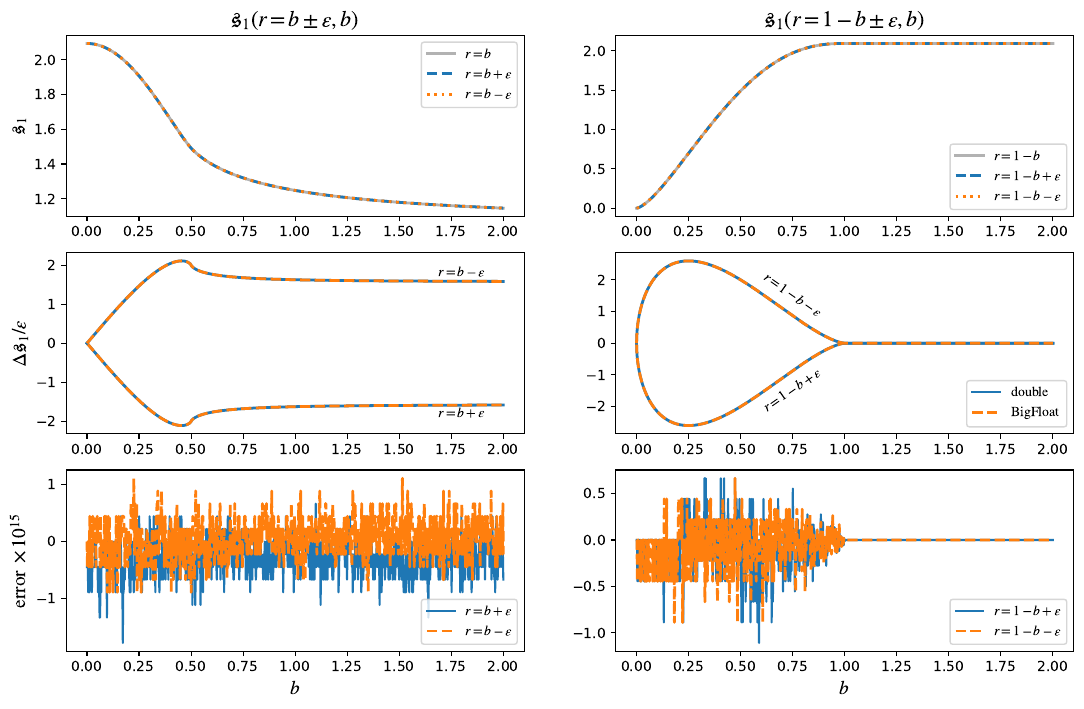

Reproduce this figure in Julia.
# Uses new formulation from limbdark paper.

#include("s2_stable.jl")
include("../../../src/s2.jl")

s2diff(b,r) = s2(r,b)-convert(Float64,s2(big(r),big(b)))

# Run some tests:

using PyPlot

nb = 1024; nr = 1024
fig,axes = subplots(3,2, figsize=(9, 10))

# Compute r = b+-\epsilon
epsilon = 1e-8
fepsp= zeros(Float64,nb)
fepsbigp= zeros(Float64,nb)
fepsm= zeros(Float64,nb)
fepsbigm= zeros(Float64,nb)
b=range(epsilon,stop=2.0,length=nr)
for ib=1:nb
  fepsbigp[ib] = float(s2(big(b[ib]+epsilon),big(b[ib])))
  fepsp[ib] = float(s2(b[ib]+epsilon,b[ib]))
  fepsbigm[ib] = float(s2(big(b[ib]-epsilon),big(b[ib])))
  fepsm[ib] = float(s2(b[ib]-epsilon,b[ib]))
end

ax = axes[1]
ax[:plot](b,s2.(b,b),"-", lw=2,color="k",alpha=0.3)
ax[:plot](b,fepsp,"--", lw=2,color="C0")
ax[:plot](b,fepsm,":", lw=2,color="C1")
ax[:set_ylabel](L"$S_1$", fontsize=14)
ax[:set_title](L"$S_1(r = b \pm \epsilon)$", fontsize=16)

ax = axes[2]
ax[:plot](b,(fepsp-s2.(b,b))/epsilon,lw=2,color="C0")
ax[:plot](b,(fepsbigp-s2.(b,b))/epsilon,linewidth=2,linestyle="--", color="C1")
ax[:plot](b,(fepsm-s2.(b,b))/epsilon,lw=2,color="C0")
ax[:plot](b,(fepsbigm-s2.(b,b))/epsilon,linewidth=2,linestyle="--",color="C1")
ax[:set_ylabel](L"$\Delta S_1 / \epsilon$", fontsize=14)

ax[:annotate](L"$r - \epsilon$", xy=(1.8, 1.8), xycoords="data",
              xytext=(0, 0), textcoords="offset points",
              ha="center", va="center", rotation=0)

ax[:annotate](L"$r + \epsilon$", xy=(1.8, -1.8), xycoords="data",
              xytext=(0, 0), textcoords="offset points",
              ha="center", va="center", rotation=0)

ax = axes[3]
ax[:plot](b,1e15 * s2diff.(b,b .+ epsilon))
ax[:plot](b,1e15 * s2diff.(b,b .- epsilon),linewidth=2,linestyle="--")
ax[:set_ylabel](L"$\mathrm{error}\ \times 10^{15}$", fontsize=14)
ax[:set_xlabel](L"$b$", fontsize=14)

# Compute b+r = 1+-\epsilon
epsilon = 1e-8
b=range(0.0,stop=2.0,length=nr)
for ib=1:nr
  fepsbigp[ib] = float(s2(big(1.0 .- b[ib] .+ epsilon),big(b[ib])))
  fepsp[ib] = float(s2(1.0 .- b[ib] .+ epsilon,b[ib]))
  fepsbigm[ib] = float(s2(big(1.0 .- b[ib] .- epsilon),big(b[ib])))
  fepsm[ib] = float(s2(1.0 .- b[ib] .- epsilon,b[ib]))
end

ax = axes[4]
ax[:plot](b,s2.(1.0 .- b,b),"k-",label=L"$r$",lw=2,alpha=0.3)
ax[:plot](b,fepsp,"--",label=L"$r+\epsilon$",lw=2,color="C0")
ax[:plot](b,fepsm,":",label=L"$r-\epsilon$",lw=2,color="C1")
ax[:legend](loc="lower right",fontsize=10)
ax[:set_title](L"$S_1(r = 1 - b \pm \epsilon)$", fontsize=16)

ax = axes[5]
ax[:plot](b,(fepsp-s2.(1.0 .- b,b))/epsilon,lw=2,label=L"$\mathrm{double}$", color="C0")
ax[:plot](b,(fepsbigp-s2.(1.0 .- b,b))/epsilon,lw=2,linestyle="--",label=L"$\mathrm{BigFloat}$", color="C1")
ax[:plot](b,(fepsm-s2.(1.0 .- b,b))/epsilon,lw=2, color="C0")
ax[:plot](b,(fepsbigm-s2.(1.0 .- b,b))/epsilon,lw=2,linestyle="--", color="C1")
ax[:legend](loc="lower right",fontsize=10)

ax[:annotate](L"$r - \epsilon$", xy=(0.75, 1.5), xycoords="data",
              xytext=(0, 0), textcoords="offset points",
              ha="center", va="center", rotation=-50)

ax[:annotate](L"$r + \epsilon$", xy=(0.75, -1.5), xycoords="data",
              xytext=(0, 0), textcoords="offset points",
              ha="center", va="center", rotation=50)

ax = axes[6]
ax[:plot](b,1e15*s2diff.(1.0 .- b .+ epsilon,b),label=L"$r+\epsilon$")
ax[:plot](b,1e15*s2diff.(1.0 .- b .- epsilon,b),linewidth=2,linestyle="--",label=L"$r-\epsilon$")
ax[:legend](loc="lower right",fontsize=10)
ax[:set_xlabel](L"$b$", fontsize=14)

savefig("s2_machine.pdf", bbox_inches="tight")
